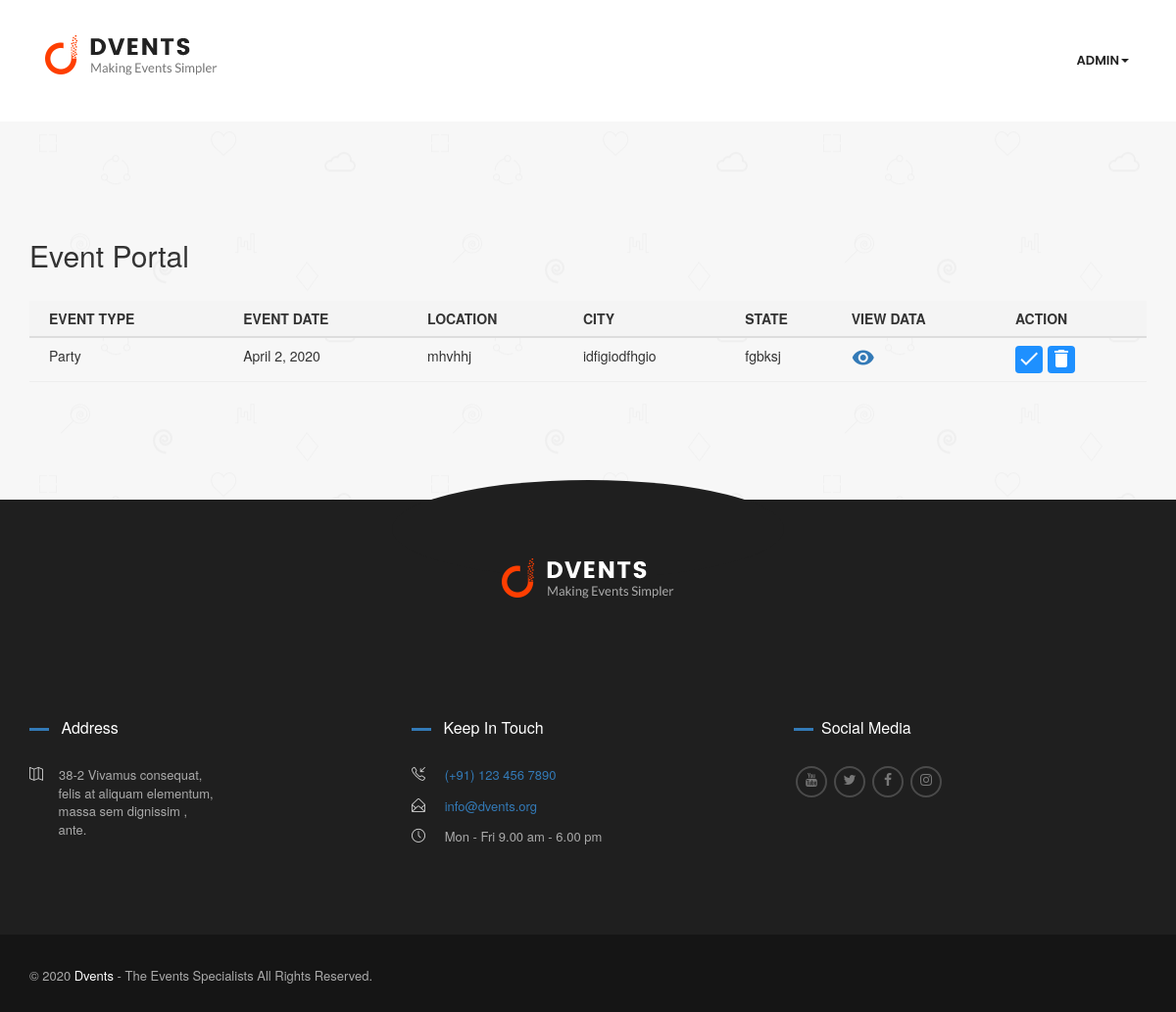
The page /eventportal/ (signed in) on the database its author committed.
### events/models.py (models this page shows, shortened)
class EventRegistration(models.Model):
    status = (
    ('not_enroll', 'Not Enroll'),
    ('need_to_work', 'NEED TO WORK'),
    ('in_process', ' IN PROCESS'),
    ('done', 'DONE'),
    )
    Event_Status = (
    ('accepted', 'accepted'),
    ('pending', 'pending'),
    ('reject','reject'),
    ('completed', 'completed'),
    )
    user_id = models.ForeignKey(User, on_delete=models.CASCADE,null=True,related_name='customer')
    manager = models.ForeignKey(User, on_delete=models.CASCADE,null=True,related_name='manager')
    profile_id = models.ForeignKey(Profile,on_delete=models.CASCADE,null=True,related_name='customer_profile')
    manager_profile_id = models.ForeignKey(Profile,on_delete=models.CASCADE,null=True,related_name='manager_profile')
    location = models.CharField(max_length=100,null=True)
    city = models.CharField(max_length=30,null=True)
    state = models.CharField(max_length=30,null=True)
    event_date =  models.DateField(blank=True,null=True)
    budget = models.CharField(max_length=30,null=True)
    event_type = models.CharField(max_length=30,null=True)
    Sound_system = models.CharField(max_length=30,null=True,choices=status)
    Catering = models.CharField(max_length=30,null=True,choices=status)
    Projector = models.CharField(max_length=30,null=True,choices=status)
    Decoration = models.CharField(max_length=30,null=True,choices=status)
    Photographer = models.CharField(max_length=30,null=True,choices=status)
    confirmation = models.CharField(max_length=30,null=True,choices=Event_Status)
    confirmation_date = models.DateField(blank=True,null=True)
    comment = models.CharField(max_length=500,null=True)
    register_date = models.DateField(auto_now=True)
    class Meta:
    	verbose_name_plural = "Event Portal"

### events/views.py (the view)
# urls.py: path('eventportal/', views.EventPortalView,name="eventportal"),
def EventPortalView(request):
	if request.user.is_authenticated:
		posts = {'events':EventRegistration.objects.all()}
		return render(request, 'events/event-portal.html',posts)
	else:
		messages.success(request,' Please Login First ')
		return redirect('login')

### template/events/event-portal.html (shortened to what this page needs)
<!DOCTYPE html>
<html lang="en">
{% load static %}
<head>
<link rel="stylesheet" href="{% static 'events/assets/css/master.css' %}"/>
<link rel="stylesheet" href="https://maxcdn.bootstrapcdn.com/font-awesome/4.7.0/css/font-awesome.min.css">
<link rel="stylesheet" href="https://maxcdn.bootstrapcdn.com/bootstrap/3.3.7/css/bootstrap.min.css">
<link rel="stylesheet" href="https://cdnjs.cloudflare.com/ajax/libs/font-awesome/4.7.0/css/font-awesome.min.css">
</head>
  <body>
    <div data-header="sticky" data-header-top="200" data-canvas="container" class="l-theme animated-css">
      <header class="header header-boxed-width header-background-trans header-logo-black header-topbarbox-1-left header-topbarbox-2-right header-navibox-1-left header-navibox-2-right">
        <div class="container container-boxed-width">
          <nav id="nav" class="navbar">
            <div class="container">
              <div class="header-navibox-1">
                <a href="home.html" class="navbar-brand scroll"><img src="{% static 'events/assets/media/general/logo-dark.png' %}" alt="logo" class="scroll-logo hidden-xs"/></a>
              </div>
              {% if user.is_authenticated %}
              <div class="header-navibox-2">
                <ul class="yamm main-menu nav navbar-nav">
                  <li class="dropdown"><a data-toggle="dropdown" class="dropdown-toggle">{{request.user}}<b class="caret"></b></a>
                  </li>
                </ul>
              </div>
              {% endif %}
            </div>
          </nav>
        </div>
      </header>
      <div data-stellar-background-ratio="0.3" class="section-brands bg-grey section-texture-2 stellar">
        <div class="container">
          <div class="row">
            <div class="col-xs-12">
                <h2 class="typography-title">Event Portal </h2>
                <br>
                <div class="table-container">
                  <table class="table table_primary table-type-1" >
                    <thead>
                      <tr>
                        <th>Event type </th>
                        <th>Event date  </th>
                        <th>Location</th>
                        <th>City</th>
                        <th>State</th>
                        <th>View Data</th>
                        <th>Action</th>
                      </tr>
                    </thead>
                    <tbody>
                      {% for post in events %}
                      {% if post.confirmation == 'pending' %}
                      <tr>
                        <td>{{post.event_type}}</td>
                        <td>{{post.event_date}}</td>
                        <td>{{post.location}}</td>
                        <td>{{post.city}}</td>
                        <td>{{post.state}}</td>
                        <td><a href="{% url 'manager_event_view_form' post.id %}" class="view" title="view" data-toggle="tooltip"><i class="material-icons">visibility</i></a></td>
                        <td>
                             <form action="{% url 'manager_event_view_form' post.id %}" method="POST">
                             <button type="submit" name="action" value="accept"class="btn"><i class="material-icons">done</i></button>
                               <button type="submit"name="action" value="reject" class="btn"><i class="material-icons">delete</i></button>
                           </form>
                        </td>
                      </tr>
                      {% endif %}
                      {% endfor %}
                    </tbody>
                  </table>
                </div>
            </div>
          </div>
        </div>
      </div>
      <footer class="footer">
        <div class="footer__main">
          <div class="container">
            <div class="row">
              <div class="col-xs-12">
                <div class="text-center"><a href="home.html" class="footer__logo"><img src="{% static 'events/assets/media/general/logo.png' %}" alt="Logo" class="img-responsive"/></a></div>
              </div>
            </div>
            <div class="row">
              <div class="col-md-4">
                <div class="footer-section">
                  <h3 class="footer-section__title ui-title-inner"><i class="ui-decor-2 bg-primary"></i> Address </h3>
                   <div class="footer__contact"><i class="icon icon-map"></i>38-2 Vivamus consequat, <br>&emsp;&emsp; felis at aliquam elementum, <br>&emsp;&emsp; massa sem dignissim , <br>&emsp;&emsp; ante.</div>
                </div>
              </div>
              <div class="col-md-4">
                <section class="footer-section">
                  <h3 class="footer-section__title ui-title-inner"><i class="ui-decor-2 bg-primary"></i> Keep In Touch</h3>
                  <div class="footer__contact"><i class="icon icon-call-in"></i> <a href="tel:+911234567890">(+91) 123 456 7890</div>
                  <div class="footer__contact"><i class="icon icon-envelope-open"></i><a href="mailto:dvents@gmail.com"> info@dvents.org</a></div>
                  <div class="footer__contact"><i class="icon icon-clock"></i> Mon - Fri 9.00 am - 6.00 pm</div>
                </section>
              </div>
              <div class="col-md-4  ">
                <section class="footer-section">
                  <h3 class="footer-section__title ui-title-inner"><i class="ui-decor-2 bg-primary"></i>Social Media</h3>
                  <ul class="social-net list-inline pull-left">
                  <li class="social-net__item"><a href="https://www.youtube.com/" target="_blank"class="social-net__link text-primary_h"><i class="icon fa fa-youtube"></i></a></li>
                  <li class="social-net__item"><a href="https://twitter.com/explore" target="_blank"class="social-net__link text-primary_h"><i class="icon fa fa-twitter"></i></a></li>
                  <li class="social-net__item"><a href="https://www.facebook.com/" target="_blank"class="social-net__link text-primary_h"><i class="icon fa fa-facebook"></i></a></li>
                  <li class="social-net__item"><a href="https://www.instagram.com/" target="_blank"class="social-net__link text-primary_h"><i class="icon fa fa-instagram"></i></a></li>
                </ul>
                </section>
              </div>
            </div>
          </div>
        </div>
        <div class="footer__bottom">
          <div class="container">
            <div class="row">
              <div class="col-xs-12">
                <div class="copyright">© 2020<strong> Dvents</strong> - The Events Specialists All Rights Reserved.</div>
              </div>
            </div>
          </div>
        </div>
      </footer>
    </div>
  </body>
</html>

### static/events/assets/css/theme.css (style rules this page uses)
body { font: 14px/1.8571 Lato; color: #777; background-color: #222; }
.l-theme { position: relative; max-width: 1920px; margin: auto; background-color: #fff; overflow-x: hidden; }
.ui-title-inner { font-size: 18px; }
.btn { position: relative; margin-right: 1px; overflow: hidden; z-index: 1; }
.btn:after { position: absolute; top: 50%; left: 50%; width: 120%; height: 50%; opacity: 0; z-index: -1; content: ''; -webkit-transition: all 0.3s ease 0s; transition: all 0.3s ease 0s; -webkit-transform: translateX(-50%) translateY(-50%) rotate(45deg); transform: translateX(-50%) translateY(-50%) rotate(45deg); }
.ui-decor-2 { display: inline-block; width: 40px; height: 3px; }
.table th:first-child, .table td:first-child { padding-left: 20px; }
.table-type-1 { border-bottom: 1px solid #eee; }
.table-type-1 > thead > tr > th { padding-top: 30px; padding-bottom: 22px; background-color: #f4f4f4; }
.table-container { width: 100%; overflow-y: auto; _overflow: auto; }
.section-texture-2 { background-image: url(../media/general/texture-2.png); }
.bg-grey { background-color: #f7f7f7; }
.text-primary_h, .bg-primary_h, .border_prim_h, .border-t_prim_h, .border-b_prim_h, .border-l_prim_h, .border-r_prim_h, .text-second_h, .bg-second_h, .border_second_h, .border-t_second_h, .border-r_second_h, .border-l_second_h, .border-b_second_h { -webkit-transition: all 0.3s; transition: all 0.3s; }
.section-brands { padding-top: 100px; padding-bottom: 100px; }
.social-net { margin-right: -8px; }
.social-net .social-net__item { float: left; width: 32px; height: 32px; margin-right: 5px; padding: 3px 0; border-radius: 50%; background-color: #e8e8e8; text-align: center; }
.social-net__link { display: block; font-size: 14px; color: #aaa; }
.footer { position: relative; padding-top: 60px; font-size: 13px; color: #aaa; background-color: #1f1f1f; }
.footer:before { position: absolute; top: -20px; left: 50%; width: 400px; height: 100px; margin-left: -200px; border-radius: 50%; background-color: #1f1f1f; content: ''; }
.footer__main { padding-bottom: 77px; }
.footer__logo { display: inline-block; margin-bottom: 53px; }
.footer__contact { margin-bottom: 13px; }
.footer__contact .icon { margin-right: 0; padding-right: 16px; font-size: 14px; color: rgba(255, 255, 255, 0.8); }
.footer__bottom { padding-top: 28px; padding-bottom: 28px; background-color: #151515; }
.footer__bottom:before, .footer__bottom:after { display: table; content: ""; }
.footer__bottom:after { clear: both; }
.footer .copyright { padding-top: 5px; padding-right: 30px; font-size: 13px; color: #aaa; }
.footer .copyright strong { font-weight: 400; color: #fff; }
.footer .footer-section { margin-top: 65px; }
.footer .footer-section__title { margin-bottom: 31px; font-size: 16px; font-weight: 500; color: white; }
.footer .ui-decor-2 { width: 20px; margin-right: 8px; vertical-align: middle; }
.footer .social-net__item { margin-right: 0; margin-left: 7px; padding-top: 1px; border: 2px solid rgba(250, 250, 250, 0.2); background-color: transparent; }
.footer .social-net__link { color: #777; }

### template/events/event-portal.html (style rules this page uses)
.btn { background-color: DodgerBlue; border: none; color: white; padding: 1px 2px; font-size: 2px; cursor: pointer; }

### rows shown on the page
EventRegistration: event_type "Party", event_date "April 2, 2020", location "mhvhhj", city "idfigiodfhgio", state "fgbksj"

### other values the page prints
{{ request.user }} "ADMIN"
